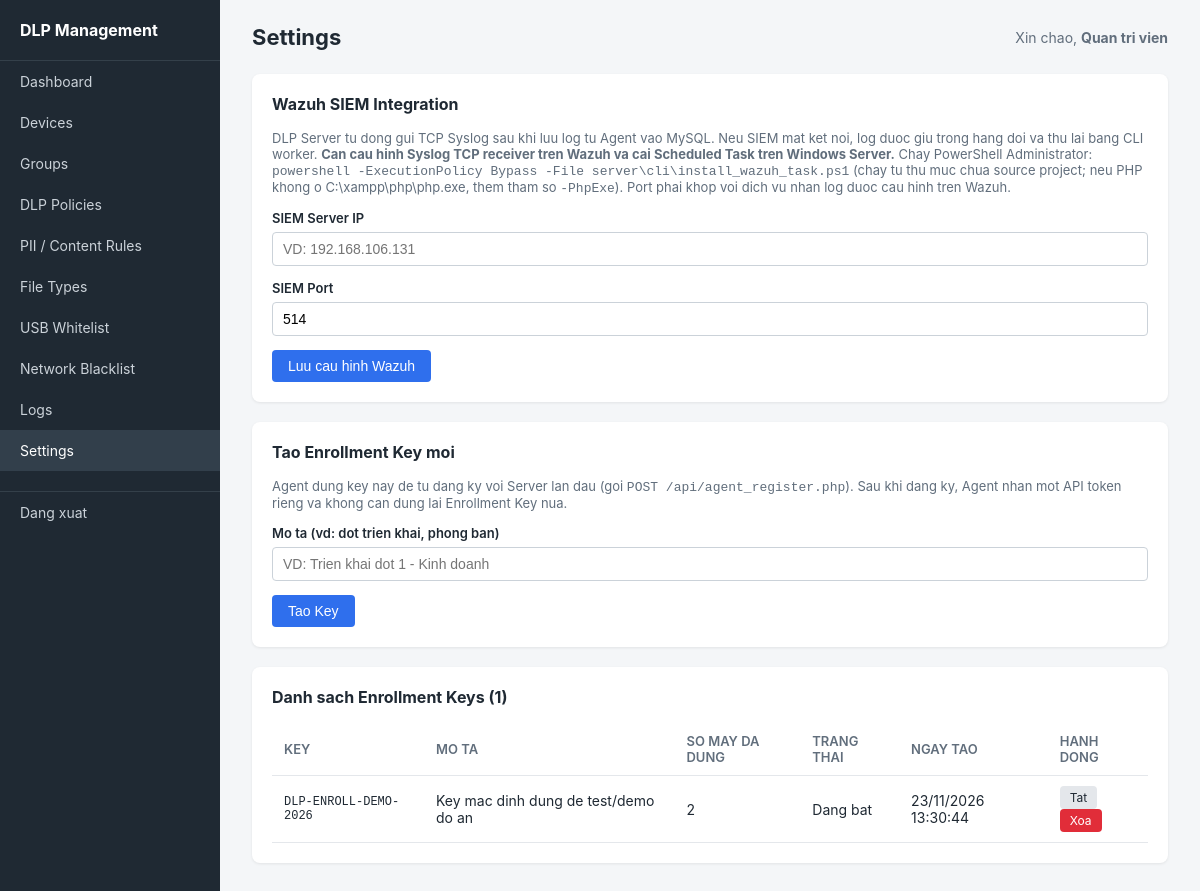
Page /admin/settings.php (signed in) on the committed database.
### tables this page shows
CREATE TABLE enrollment_keys (
    id              INT PRIMARY KEY AUTO_INCREMENT,
    enrollment_key  VARCHAR(64) NOT NULL UNIQUE,
    description     VARCHAR(150),
    is_active       BOOLEAN DEFAULT TRUE,
    created_by      VARCHAR(100),
    created_at      DATETIME DEFAULT CURRENT_TIMESTAMP
);

### includes/helpers.php (called while the page is built, shortened)
<?php
function h(?string $value): string {
    return htmlspecialchars($value ?? '', ENT_QUOTES, 'UTF-8');
}
function format_datetime(?string $dt): string {
    return date('d/m/Y H:i:s', strtotime($dt));
}

### admin/settings.php (the view, shortened to what this page needs)
<?php
require_once __DIR__ . '/../config/database.php';
require_once __DIR__ . '/../includes/helpers.php';
$wazuh = $pdo->query("SELECT siem_ip, siem_port, updated_at FROM wazuh_settings WHERE id = 1")->fetch();
if (!$wazuh) {
    $wazuh = ['siem_ip' => '', 'siem_port' => '514', 'updated_at' => null];
}
$keys = $pdo->query("
    SELECT ek.*, (SELECT COUNT(*) FROM devices WHERE enrolled_via_key_id = ek.id) as devices_enrolled
    FROM enrollment_keys ek ORDER BY ek.created_at DESC
")->fetchAll();
require __DIR__ . '/../includes/layout_header.php';
?>
<div class="card">
    <h2>Wazuh SIEM Integration</h2>
    <p style="font-size:13px; color:#616e7c; margin-bottom:14px;">
        DLP Server tu dong gui TCP Syslog sau khi luu log tu Agent vao MySQL.
        Neu SIEM mat ket noi, log duoc giu trong hang doi va thu lai bang CLI worker.
        <strong>Can cau hinh Syslog TCP receiver tren Wazuh va cai Scheduled Task tren Windows Server.</strong>
        Chay PowerShell Administrator: <code>powershell -ExecutionPolicy Bypass -File server\cli\install_wazuh_task.ps1</code>
        (chay tu thu muc chua source project; neu PHP khong o C:\xampp\php\php.exe, them tham so <code>-PhpExe</code>).
        Port phai khop voi dich vu nhan log duoc cau hinh tren Wazuh.
    </p>
    <form method="POST">
        <div class="form-group">
            <label for="wazuh-ip">SIEM Server IP</label>
            <input id="wazuh-ip" type="text" name="wazuh_ip" maxlength="45"
                   placeholder="VD: 192.168.106.131"
                   value="<?= h((string)$wazuh['siem_ip']) ?>" required>
        </div>
        <div class="form-group">
            <label for="wazuh-port">SIEM Port</label>
            <input id="wazuh-port" type="number" name="wazuh_port" min="1" max="65535"
                   value="<?= h((string)$wazuh['siem_port']) ?>" required>
        </div>
        <button type="submit" class="btn btn-primary">Luu cau hinh Wazuh</button>
    </form>
</div>
<div class="card">
    <h2>Tao Enrollment Key moi</h2>
    <p style="font-size:13px; color:#616e7c; margin-bottom:14px;">
        Agent dung key nay de tu dang ky voi Server lan dau (goi <code>POST /api/agent_register.php</code>).
        Sau khi dang ky, Agent nhan mot API token rieng va khong can dung lai Enrollment Key nua.
    </p>
    <form method="POST">
        <div class="form-group">
            <label>Mo ta (vd: dot trien khai, phong ban)</label>
            <input type="text" name="description" placeholder="VD: Trien khai dot 1 - Kinh doanh">
        </div>
        <button type="submit" class="btn btn-primary">Tao Key</button>
    </form>
</div>
<div class="card">
    <h2>Danh sach Enrollment Keys (<?= count($keys) ?>)</h2>
    <table>
        <thead><tr><th>Key</th><th>Mo ta</th><th>So may da dung</th><th>Trang thai</th><th>Ngay tao</th><th>Hanh dong</th></tr></thead>
        <tbody>
        <?php foreach ($keys as $k): ?>
            <tr>
                <td style="font-family:monospace; font-size:12px;"><?= h($k['enrollment_key']) ?></td>
                <td><?= h($k['description']) ?></td>
                <td><?= (int)$k['devices_enrolled'] ?></td>
                <td><?= $k['is_active'] ? 'Dang bat' : 'Da tat' ?></td>
                <td><?= h(format_datetime($k['created_at'])) ?></td>
                <td>
                    <a href="settings.php?toggle=<?= (int)$k['id'] ?>" class="btn btn-secondary btn-sm">
                        <?= $k['is_active'] ? 'Tat' : 'Bat' ?>
                    </a>
                    <a href="settings.php?delete=<?= (int)$k['id'] ?>" class="btn btn-danger btn-sm"
                       onclick="return confirm('Xoa key nay?')">Xoa</a>
                </td>
            </tr>
        <?php endforeach; ?>
        </tbody>
    </table>
</div>
<?php require __DIR__ . '/../includes/layout_footer.php'; ?>

### admin/assets/style.css (style rules this page uses)
* { box-sizing: border-box; margin: 0; padding: 0; }
body { font-family: -apple-system, "Segoe UI", Roboto, Arial, sans-serif; background: #f4f6f8; color: #1f2933; }
.card { background: #fff; border-radius: 8px; padding: 20px; margin-bottom: 20px; box-shadow: 0 1px 3px rgba(0,0,0,0.08); }
.card h2 { font-size: 16px; margin-bottom: 16px; }
table { width: 100%; border-collapse: collapse; font-size: 14px; }
th, td { text-align: left; padding: 10px 12px; border-bottom: 1px solid #e4e7eb; }
th { color: #616e7c; font-weight: 600; font-size: 13px; text-transform: uppercase; }
.form-group { margin-bottom: 14px; }
.form-group label { display: block; font-size: 13px; font-weight: 600; margin-bottom: 6px; }
.form-group input, .form-group select, .form-group textarea { width: 100%; padding: 8px 10px; border: 1px solid #cbd2d9; border-radius: 4px; font-size: 14px; }
.btn { display: inline-block; padding: 8px 16px; border-radius: 4px; border: none; font-size: 14px; cursor: pointer; text-decoration: none; }
.btn-primary { background: #2f6fed; color: #fff; }
.btn-danger { background: #e12d39; color: #fff; }
.btn-secondary { background: #e4e7eb; color: #1f2933; }
.btn-sm { padding: 4px 10px; font-size: 12px; }

### rows in the picture
enrollment_keys: enrollment_key "DLP-ENROLL-DEMO-2026", description "Key mac dinh dung de test/demo do an", devices_enrolled "2", is_active "Dang bat", created_at "23/11/2026 13:30:44"

### other values in the picture
$item['label'] "Dashboard"
$item['label'] "Devices"
$item['label'] "Groups"
$item['label'] "DLP Policies"
$item['label'] "PII / Content Rules"
$item['label'] "File Types"
$item['label'] "USB Whitelist"
$item['label'] "Network Blacklist"
$item['label'] "Logs"
$item['label'] "Settings"
$pageTitle "Settings"
current_admin_name() "Quan tri vien"
count($keys) "1"
